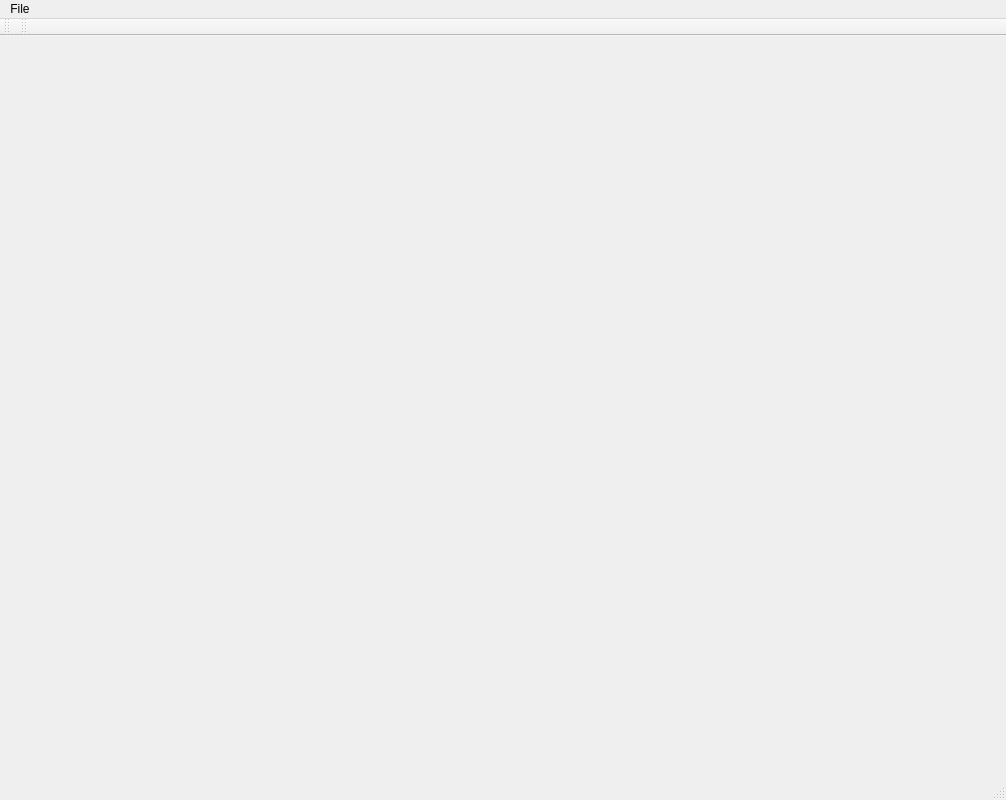
<?xml version="1.0" encoding="UTF-8"?>
<ui version="4.0">
 <class>MainWindow</class>
 <widget class="QMainWindow" name="MainWindow">
  <property name="geometry">
   <rect>
    <x>0</x>
    <y>0</y>
    <width>1006</width>
    <height>800</height>
   </rect>
  </property>
  <property name="minimumSize">
   <size>
    <width>1000</width>
    <height>800</height>
   </size>
  </property>
  <property name="windowTitle">
   <string>FBC Designer</string>
  </property>
  <widget class="QWidget" name="centralWidget"/>
  <widget class="QMenuBar" name="menuBar">
   <property name="geometry">
    <rect>
     <x>0</x>
     <y>0</y>
     <width>1006</width>
     <height>21</height>
    </rect>
   </property>
   <widget class="QMenu" name="menuFile">
    <property name="title">
     <string>File</string>
    </property>
    <addaction name="actionOpen"/>
    <addaction name="separator"/>
    <addaction name="actionExit"/>
   </widget>
   <addaction name="menuFile"/>
  </widget>
  <widget class="QToolBar" name="fileToolBar">
   <attribute name="toolBarArea">
    <enum>TopToolBarArea</enum>
   </attribute>
   <attribute name="toolBarBreak">
    <bool>false</bool>
   </attribute>
  </widget>
  <widget class="QToolBar" name="modeToolBar">
   <attribute name="toolBarArea">
    <enum>TopToolBarArea</enum>
   </attribute>
   <attribute name="toolBarBreak">
    <bool>false</bool>
   </attribute>
  </widget>
  <widget class="QStatusBar" name="statusBar"/>
  <action name="actionExit">
   <property name="text">
    <string>Exit</string>
   </property>
  </action>
  <action name="actionControlWidget">
   <property name="text">
    <string>Control Widget</string>
   </property>
  </action>
  <action name="actionDeleteEdge">
   <property name="icon">
    <iconset>
     <normaloff>:/MainWindow/Resources/Delete_24x24.png</normaloff>:/MainWindow/Resources/Delete_24x24.png</iconset>
   </property>
   <property name="text">
    <string>Delete Edge</string>
   </property>
   <property name="shortcut">
    <string>Del</string>
   </property>
  </action>
  <action name="actionSaveTerrain">
   <property name="text">
    <string>Save Terrain</string>
   </property>
   <property name="shortcut">
    <string/>
   </property>
  </action>
  <action name="actionSaveRoads">
   <property name="icon">
    <iconset resource="MainWindow.qrc">
     <normaloff>:/MainWindow/Resources/Save_24x24.png</normaloff>:/MainWindow/Resources/Save_24x24.png</iconset>
   </property>
   <property name="text">
    <string>Save Roads</string>
   </property>
  </action>
  <action name="actionPropertyWidget">
   <property name="text">
    <string>Property Widget</string>
   </property>
  </action>
  <action name="actionLoadRoads">
   <property name="icon">
    <iconset resource="MainWindow.qrc">
     <normaloff>:/MainWindow/Resources/Open_24x24.png</normaloff>:/MainWindow/Resources/Open_24x24.png</iconset>
   </property>
   <property name="text">
    <string>Load Roads</string>
   </property>
   <property name="shortcut">
    <string>Ctrl+O</string>
   </property>
  </action>
  <action name="actionLoadAreas">
   <property name="text">
    <string>Load Areas</string>
   </property>
   <property name="shortcut">
    <string>Ctrl+A</string>
   </property>
  </action>
  <action name="actionSaveAreas">
   <property name="text">
    <string>Save Areas</string>
   </property>
  </action>
  <action name="actionSaveImage">
   <property name="text">
    <string>Save Image</string>
   </property>
   <property name="shortcut">
    <string>Ctrl+L</string>
   </property>
  </action>
  <action name="actionGenerateAll">
   <property name="text">
    <string>Generate All</string>
   </property>
  </action>
  <action name="actionLoadCamera">
   <property name="text">
    <string>Load Camera</string>
   </property>
   <property name="shortcut">
    <string>Ctrl+1</string>
   </property>
  </action>
  <action name="actionSaveCamera">
   <property name="text">
    <string>Save Camera</string>
   </property>
   <property name="shortcut">
    <string>Ctrl+2</string>
   </property>
  </action>
  <action name="actionSaveImageHD">
   <property name="text">
    <string>Save Image HD</string>
   </property>
   <property name="shortcut">
    <string>Ctrl+S</string>
   </property>
  </action>
  <action name="actionOpen">
   <property name="text">
    <string>Open</string>
   </property>
  </action>
  <action name="actionModeDefault">
   <property name="checkable">
    <bool>true</bool>
   </property>
   <property name="text">
    <string>Default</string>
   </property>
  </action>
  <action name="actionModeBlock">
   <property name="checkable">
    <bool>true</bool>
   </property>
   <property name="text">
    <string>Block</string>
   </property>
  </action>
  <action name="actionLoadBlocks">
   <property name="text">
    <string>Load Blocks</string>
   </property>
  </action>
  <action name="actionSaveBlocks">
   <property name="text">
    <string>Save Blocks</string>
   </property>
  </action>
  <action name="actionGenerateBlocks">
   <property name="text">
    <string>Generate Blocks</string>
   </property>
  </action>
  <action name="actionNewTerrain">
   <property name="text">
    <string>New Terrain</string>
   </property>
  </action>
  <action name="actionOpenTerrain">
   <property name="text">
    <string>Open Terrain</string>
   </property>
  </action>
  <action name="actionClearRoads">
   <property name="text">
    <string>Clear Roads</string>
   </property>
  </action>
  <action name="actionGenerateParcels">
   <property name="text">
    <string>Generate Parcels</string>
   </property>
  </action>
  <action name="actionGenerateBuildings">
   <property name="text">
    <string>Generate Buildings</string>
   </property>
  </action>
  <action name="actionGenerateVegetation">
   <property name="text">
    <string>Generate Vegetation</string>
   </property>
  </action>
  <action name="actionModeParcel">
   <property name="text">
    <string>Parcel</string>
   </property>
  </action>
  <action name="actionModePlaceType">
   <property name="text">
    <string>Place Type</string>
   </property>
  </action>
  <action name="actionLoadPlaceTypes">
   <property name="text">
    <string>Load Place Types</string>
   </property>
  </action>
  <action name="actionCameraDefault">
   <property name="text">
    <string>Default</string>
   </property>
  </action>
  <action name="actionCameraCar">
   <property name="text">
    <string>Car</string>
   </property>
  </action>
 </widget>
 <layoutdefault spacing="6" margin="11"/>
 <resources>
  <include location="MainWindow.qrc"/>
 </resources>
 <connections/>
</ui>
